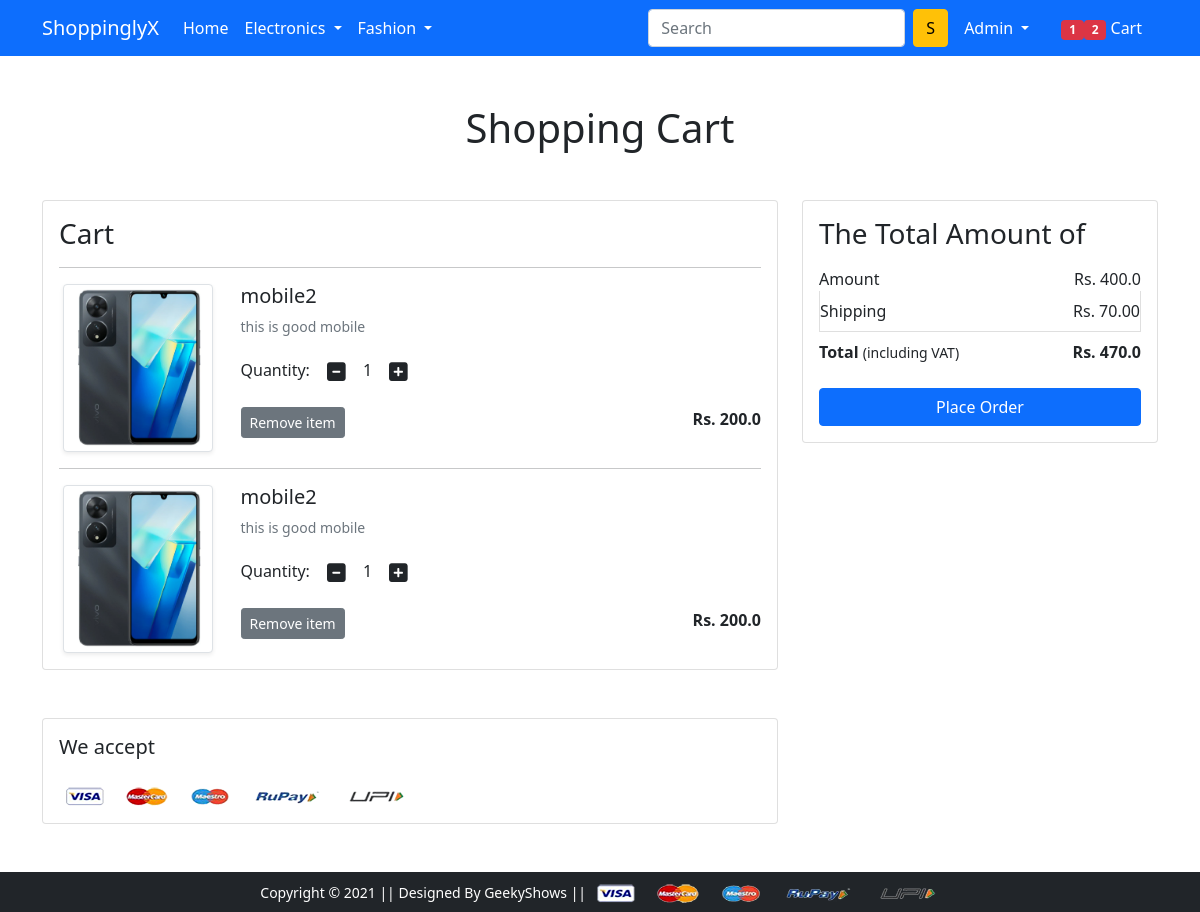
/cart/ (signed in), run on an earlier commit of the app's database.
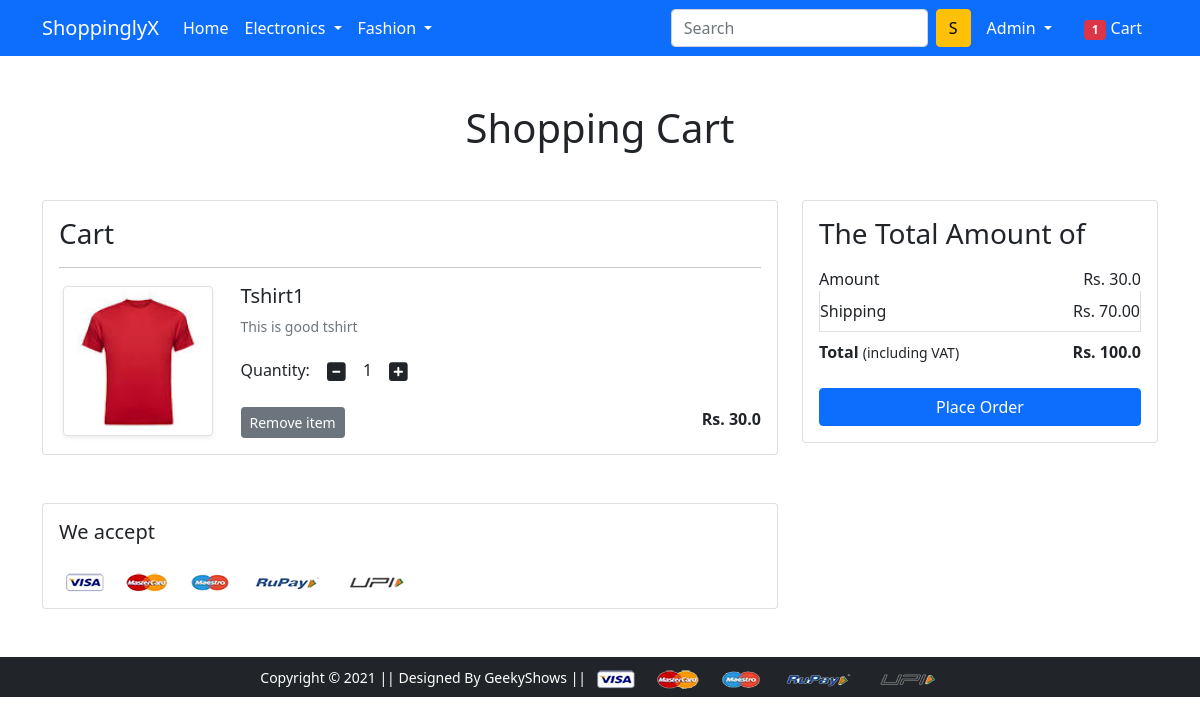
And on a later commit of the database.
### app/models.py (models this page shows, shortened)
class Cart(models.Model):
    user = models.ForeignKey(User , on_delete=models.CASCADE)
    product = models.ForeignKey(Product , on_delete=models.CASCADE)
    quantity = models.PositiveIntegerField(default=1)

class Product(models.Model):
    title =models.CharField(max_length=100)
    selling_price = models.FloatField()
    discount_price = models.FloatField()
    description = models.TextField()
    brand = models.CharField(max_length=100)
    category = models.CharField(choices=CATEGORY_CHOICES , max_length=2)
    product_image = models.ImageField(upload_to='productimg')

### app/views.py (the view)
# urls.py: path('cart/',views.show_cart,name='show_cart'),
@login_required
def show_cart(request):
 if request.user.is_authenticated:
  user = request.user
  cart = Cart.objects.filter(user=user)
  amount = 0.0
  shipping_amount = 70.0
  total_amount = 0.0
  cart_product = [p for p in Cart.objects.all() if p.user == user]
  if cart_product:
   for p in cart_product:
    tempamount = (p.quantity * p.product.discount_price)
    amount += tempamount
    totalamount = amount + shipping_amount
   return render(request, 'app/addtocart.html',{'carts':cart , 'totalamount':totalamount,'amount':amount})
  else:
   return render(request , 'app/emptycart.html')

### app/templates/app/addtocart.html (shortened to what this page needs)
{% extends 'app/base.html' %}
{% load static %}
{% block main-content %}
<div class="container my-5">
 <div class="row">
  <h1 class="text-center mb-5">Shopping Cart</h1>
  <div class="col-sm-8">
  <div class="card">
   <div class="card-body">
    <h3>Cart</h3>
    {% for cart in carts %}
    <hr>
    <div class="row">
     <div class="col-sm-3 text-center align-self-center"><img src="{{cart.product.product_image.url}}" alt="" srcset="" class="img-fluid img-thumbnail shadow-sm" height="150" width="150"> </div>
     <div class="col-sm-9">
      <div>
       <h5>{{cart.product.title}}</h5>
       <p class="mb-2 text-muted small">{{cart.product.description}}</p>
       <div class="my-3">
        <label for="quantity">Quantity:</label>
        <a class="minus-cart btn" pid="{{cart.product.id}}"><i class="fas fa-minus-square fa-lg"></i></a>
          <span id="quantity">{{cart.quantity}}</span>
        <a class="plus-cart btn" pid="{{cart.product.id}}"><i class="fas fa-plus-square fa-lg"></i></a>
       </div>
       <div class="d-flex justify-content-between">
        <a href="#" class="btn btn-sm btn-secondary mr-3 remove-cart" pid="{{cart.product.id}}">Remove item </a>
        <p class="mb-0"><span><strong>Rs. {{cart.product.discount_price}}</strong></span></p>
       </div>
      </div>
     </div>
    </div>
    {% endfor %}
  </div>
  </div>
  </div>
  <div class="col-sm-4">
   <div class="card">
    <div class="card-body">
      <h3>The Total Amount of</h3>
      <ul class="list-group">
       <li class="list-group-item d-flex justify-content-between align-items-center border-0 px-0 pb-0">Amount<span>Rs. <span id="amount">{{amount}}</span></span></li>
       <li class="list-group-item d-flex justify-content-between align-items-center px-0">Shipping<span>Rs. 70.00</span></li>
       <li class="list-group-item d-flex justify-content-between align-items-center border-0 px-0 mb-3">
        <div>
           <strong>Total</strong> <small>(including VAT)</small>
         </div>
         <span><strong>Rs. <strong id="totalamount">{{totalamount}}</strong></strong></span>
       </li>
      </ul>
      <div class="d-grid"><a href="{% url 'checkout' %}" class="btn btn-primary">Place Order</a></div>
    </div>
   </div>
  </div>
 </div>
</div>
<div class="container">
 <div class="row">
  <div class="col-sm-8">
   <div class="card">
    <div class="card-body">
      <h5 class="mb-4">We accept</h5>
      <img src="{% static 'app/images/payment.png' %}" alt="" class="img-fluid">
    </div>
  </div>
  </div>
 </div>
</div>
{% endblock main-content %}

### app/templates/app/base.html (shortened to what this page needs)
<!doctype html>
{% load static %}
<html lang="en">
  <head>
    <link href="https://cdn.jsdelivr.net/npm/bootstrap@5.0.0-beta1/dist/css/bootstrap.min.css" rel="stylesheet">
    <link rel="stylesheet" href="{% static 'app/css/owl.carousel.min.css' %}">
    <link rel="stylesheet" href="{% static 'app/css/all.min.css' %}">
    <link rel="stylesheet" href="{% static 'app/css/style.css' %}">
  </head>
  <body>
    <nav class="navbar navbar-expand-lg navbar-dark bg-primary">
     <div class="container">
       <a class="navbar-brand" href="/">ShoppinglyX</a>
       <div class="collapse navbar-collapse" id="navbarSupportedContent">
         <ul class="navbar-nav me-auto mb-2 mb-lg-0">
           <li class="nav-item">
             <a class="nav-link active" aria-current="page" href="/">Home</a>
           </li>
           <li class="nav-item dropdown">
             <a class="nav-link dropdown-toggle text-white" href="#" id="electronicsDropdown" role="button" data-bs-toggle="dropdown" aria-expanded="false">
               Electronics
             </a>
           </li>
           <li class="nav-item dropdown">
             <a class="nav-link dropdown-toggle text-white" href="#" id="fashionDropdown" role="button" data-bs-toggle="dropdown" aria-expanded="false">
               Fashion
             </a>
           </li>
         </ul>
         <form method="GET" action="/search" class="d-flex">
           <input class="form-control me-2" type="search" placeholder="Search" aria-label="Search" name="query" id="query">
           <button class="btn btn-warning" type="submit">S</button>
         </form>
         <div>
          <ul class="navbar-nav me-auto mb-2 mb-lg-0">
          {% if request.user.is_authenticated %}
           <li class="nav-item dropdown mx-2">
              <a class="nav-link dropdown-toggle text-white" href="#" id="profileDropdown" role="button" data-bs-toggle="dropdown" aria-expanded="false">
                {{request.user.username|capfirst}}
              </a>
            </li>
            <li class="nav-item mx-2">
              <a href="{% url 'show_cart' %}" class="nav-link text-white">{% for cart in carts %}<span class="badge bg-danger">{{forloop.counter}}</span>{% endfor %} Cart </a>
            </li>
            {% endif %}
          </ul>
         </div>
       </div>
     </div>
    </nav>
    {% block main-content %} {% endblock main-content %}
    <footer class="container-fluid bg-dark text-center p-2 mt-5">
        <small class="text-white">Copyright &copy; 2021 || Designed By GeekyShows || </small>
        <img src="{% static 'app/images/payment.png' %}" alt="" srcset="" class="img-fluid" height="2px">
    </footer>
  </body>
</html>

What changed in the data, as far as the page shows it:
removed Cart: product.product_image (picture), product "mobile2", product.description "this is good mobile", quantity "1", product.discount_price "200.0"
removed Cart: product.product_image (picture), product "mobile2", product.description "this is good mobile", quantity "1", product.discount_price "200.0"
added Cart: product.product_image (picture), product "Tshirt1", product.description "This is good tshirt", quantity "1", product.discount_price "30.0"
Also different on the page:
{{ amount }}: "400.0" → "30.0"
{{ totalamount }}: "470.0" → "100.0"
